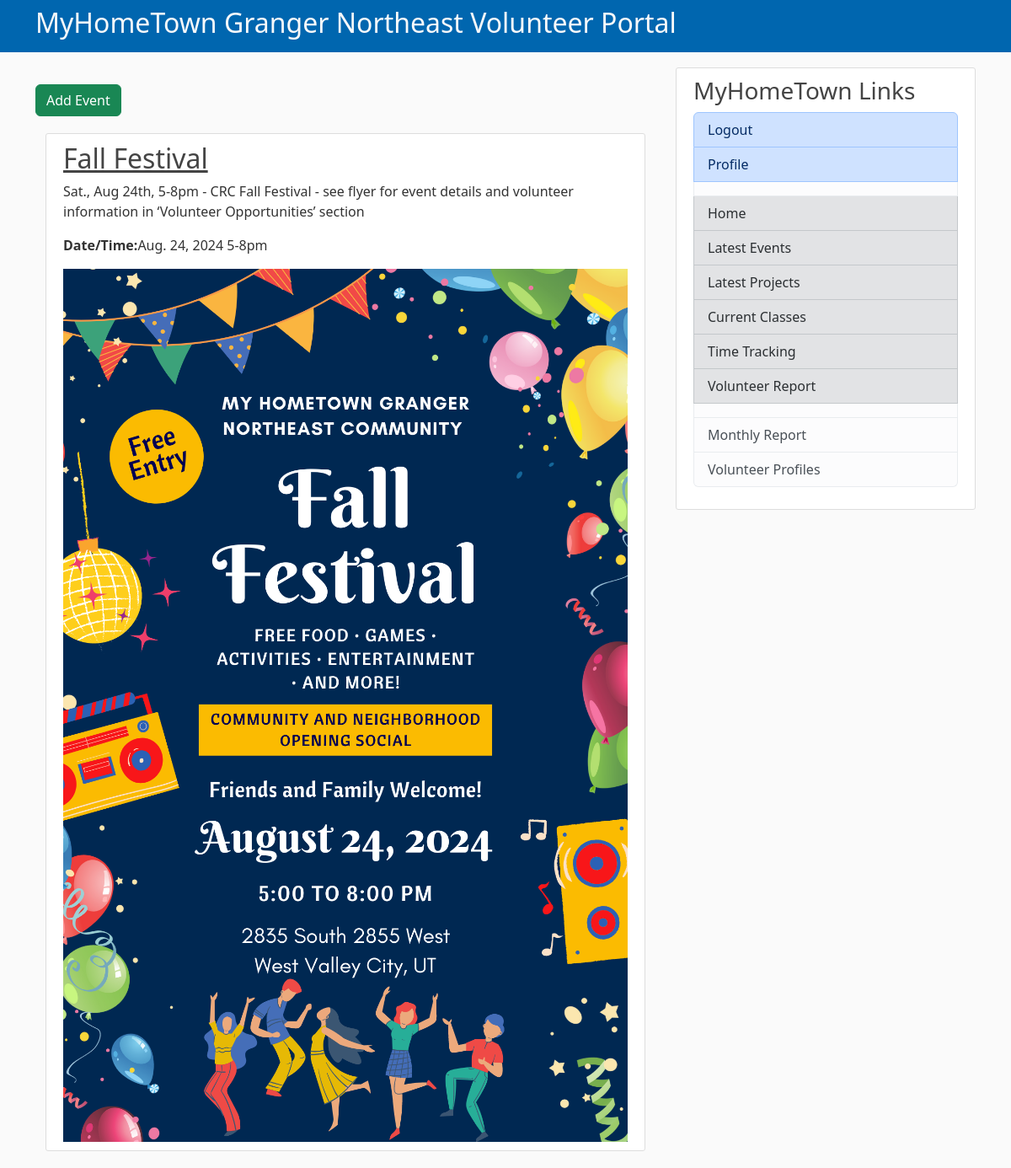
Screenshot of /private/event/ (signed in) with the database file from the repository.
### common/models.py (models this page shows, shortened)
class Event(models.Model):
    title = models.CharField(max_length=100)
    location = models.CharField(max_length=255)
    time =models.CharField(max_length=100)
    date = models.DateField(default=timezone.now)
    url = models.CharField(max_length=255, null=True, blank=True)
    date_posted = models.DateTimeField(default=timezone.now)
    summary = models.CharField(max_length=255, null=True)
    description = models.TextField(max_length=4096, null=True)
    image_file = models.ImageField(upload_to='events/images', null=True, blank=True)
    image = ImageSpecField(source='image_file',
                                processors=[ResizeToFit(1024, 768)],
                                format='JPEG',
                                options={'quality': 60})
    is_private = models.BooleanField(default=False)
    author = models.ForeignKey(User, on_delete=models.CASCADE)

### private/views.py (the view)
# urls.py: path('event/', EventListView.as_view(), name="event-list"),
class EventListView(LoginRequiredMixin, ListView):
    model = Event
    template_name = 'events/event_list.html'
    context_object_name = 'events'
    ordering = ['date_posted']

### private/templates/events/event_list.html (shortened to what this page needs)
{% extends "private/base.html" %}
{% block content %}
<p>
  <li class="btn btn-success btn=sm mt-1 mb-1"><a class="nav-item nav-link" href="{% url 'event-create' %}">Add Event</a></li>
</p>
<div class="container">
    {% for event in events %}
    <article class="media content-section">
        <div class="media-body">
          <h2><a class="article-title" href="{% url 'event-detail' event.id %}">{{ event.title }}</a></h2>
          {% if crcclass.summary %}
            <p class="article-content">{{ event.summary }}</p>
          {% else %}
            <p class="article-content">{{ event.description }}</p>
          {% endif %}
          <p class="article-content"><b>Date/Time:</b>{{ event.date }} {{ event.time }}</p>
        </div>
        {% if event.image %}
        <img src="{{ event.image.url }}" alt="{{ event.title }}" style="max-width: 800px; width: 100%; height: auto;">
        {% endif %}
      </article>
    {% endfor %}
</div>
{% endblock %}

### private/static/private/main.css (style rules this page uses)
body { background: #fafafa; color: #333333; margin-top: 5rem; }
h1, h2, h3, h4, h5, h6 { color: #444444; }
.content-section { background: #ffffff; padding: 10px 20px; border: 1px solid #dddddd; border-radius: 3px; margin-bottom: 20px; }
.article-title { color: #444444; }
.article-content { white-space: pre-line; }

### rows the page displays
Event: title "Fall Festival", description "Sat., Aug 24th, 5-8pm - CRC Fall Festival - see flyer for event details and volunteer information in ‘Volunteer Opportunities’ section", date "Aug. 24, 2024", time "5-8pm", image (picture)
